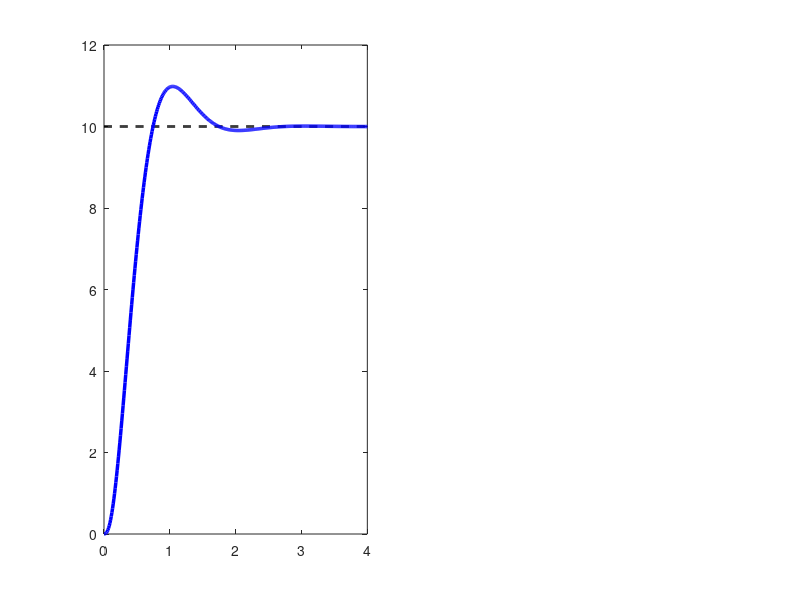

MATLAB code for this plot: (Note: this script raises an error after producing the figure.)
% =========================================================================
% Cap. 07 — ASIGNACIÓN DE POLOS EN DOMINIO Z (3x3, planta real)
% -------------------------------------------------------------------------
% Propósito  : Asignar polos por realimentación de estados sobre el
%              modelo discreto 3x3 del motor real (vía c2d/ZOH), calcular
%              K_z con `place` y pre-compensar con K_dc. Listo para
%              portar a un microcontrolador.
% Aplicación : Motor BDC, salida = posición angular θ, C = [0 0 1].
% Parámetros : Planta real (Ra=11, La=0.008, Kb=0.0014, Je=7.56e-4, Be=1e-5).
% Muestreo   : Ts = 10 ms.
% Entradas   : Mp, tp, Ts, Ref_grados (referencia en grados → rad).
% Salidas    : K_z, K_dc, polos LC en z, figura con respuesta al escalón
%              + esfuerzo de control + plano z.
% Doc        : docs/07_control_estados_digital.md
% =========================================================================

clear; clc; close all;

disp('=========================================================================');
disp('   Diseño de Control Moderno Digital: Asignación de Polos en Dominio Z   ');
disp('=========================================================================');

%% 1. ESPECIFICACIONES DE DISEÑO Y MUESTREO
% Parámetros configurables por el usuario / ingeniero
Mp = 0.10;         % Sobreimpulso máximo (Ej: 0.40 = 40%)
tp = 1;           % Tiempo pico deseado (s)
Ts = 0.01;         % Tiempo de muestreo: 10 ms
Ref_grados = 10;   % Ángulo objetivo en estado estacionario (Grados)

Ref_rad = deg2rad(Ref_grados); % Conversión obligatoria al SI para la matemática

fprintf('--- 1. Especificaciones ---\n');
fprintf('Sobreimpulso (Mp) : %.0f%%\n', Mp*100);
fprintf('Tiempo pico (tp)  : %.4f s\n', tp);
fprintf('Tiempo de muestreo: %.3f s\n', Ts);
fprintf('Objetivo (Ref)    : %.2f Grados (%.4f Radianes)\n\n', Ref_grados, Ref_rad);

%% 2. MODELO DE LA PLANTA (CONTINUO -> DISCRETO)
% Parámetros físicos
Ra = 11; La = 0.008; Kb = 0.0014; Je = 0.000756; Be = 0.00001;

A = [-Ra/La, -Kb/La,  0 ; 
      Kb/Je, -Be/Je,  0 ;
          0,      1,  0 ]; 

B = [1/La ; 0 ; 0 ];
C = [0, 0, 1];   % ¡Ojo! Solo medimos la posición (Estado 3)
D = 0;

sys_c = ss(A, B, C, D);

% Discretización exacta (ZOH)
sys_d = c2d(sys_c, Ts, 'zoh');

Ad = sys_d.A;  
Bd = sys_d.B;  
Cd = sys_d.C;
Dd = sys_d.D;
n_estados = size(Ad, 1);

%% 3. ANÁLISIS DE CONTROLABILIDAD Y OBSERVABILIDAD
disp('--- 2. Análisis de Propiedades del Sistema ---');

Co = ctrb(Ad, Bd);
if rank(Co) == n_estados
    disp('[OK] El sistema es completamente CONTROLABLE.');
else
    error('[ERROR] Sistema NO controlable.');
end

Ob = obsv(Ad, Cd);
if rank(Ob) == n_estados
    disp('[OK] El sistema es completamente OBSERVABLE.');
else
    disp('[ADVERTENCIA] Sistema NO es completamente observable.');
end
disp(' ');

%% 4. CÁLCULO DE POLOS (MAPEO DE S A Z)
zeta = -log(Mp) / sqrt(pi^2 + (log(Mp))^2);
wn = pi / (tp * sqrt(1 - zeta^2));

sigma = zeta * wn;
wd = wn * sqrt(1 - zeta^2);

s1 = -sigma + 1i*wd; 
s2 = -sigma - 1i*wd;
s3 = -10 * sigma; % Polo dominante alejado 

% Mapeo de S a Z (z = exp(s*Ts))
z1 = exp(s1 * Ts);
z2 = exp(s2 * Ts);
z3 = exp(s3 * Ts);
P_z = [z1; z2; z3];

disp('--- 3. Polos Calculados ---');
fprintf('Polo Discreto z1, z2 : %.4f +/- %.4fi\n', real(z1), imag(z1));
fprintf('Polo Discreto z3     : %.4f\n\n', z3);

%% 5. DISEÑO DEL CONTROLADOR DIGITAL
K_z = place(Ad, Bd, P_z);
A_cl_z = Ad - Bd*K_z;
sys_cl_z_sin_ajuste = ss(A_cl_z, Bd, Cd, Dd, Ts);

% Pre-compensador para garantizar error cero en estado estacionario
K_dc = 1 / dcgain(sys_cl_z_sin_ajuste); 

disp('--- 4. Ganancias del Microcontrolador ---');
fprintf('Vector Kz (Realimentación) : [%.4f, %.4f, %.4f]\n', K_z(1), K_z(2), K_z(3));
fprintf('Ganancia K_dc (Pre-comp)   : %.4f\n\n', K_dc);

%% 6. SIMULACIÓN DIGITAL DINÁMICA
% TRUCO DE PROFESOR: El tiempo de simulación se ajusta al 'tp'
% Un sistema de 2do orden se asienta aprox en 4 o 5 veces el tp.
t_end = 4 * tp; 
t_sim = 0:Ts:t_end;
N = length(t_sim);

% El vector de referencia usa radianes internamente
Referencia_rad = Ref_rad * ones(1, N); 

x = zeros(3, N);
y_rad = zeros(1, N);
u = zeros(1, N);

for k = 1:N-1
    y_rad(k) = Cd * x(:, k);
    u(k) = -K_z * x(:, k) + K_dc * Referencia_rad(k);
    x(:, k+1) = Ad * x(:, k) + Bd * u(k);
end
y_rad(N) = Cd * x(:, N);
u(N) = -K_z * x(:, N) + K_dc * Referencia_rad(N);

%% 7. GRÁFICOS Y VALIDACIÓN MEJORADA
% Conversión de la salida matemática a Grados para el usuario
y_grados = rad2deg(y_rad);
Referencia_grados = rad2deg(Referencia_rad);

figure('Name', sprintf('Control Digital Z - Ref: %.1f° | tp: %.1fs', Ref_grados, tp), 'Position', [100, 100, 1000, 450], 'Color', 'w');

% --- Gráfico 1: Posición en GRADOS ---
ax1 = subplot(1,2,1);
plot(t_sim, Referencia_grados, 'k--', 'LineWidth', 2); hold on;
plot(t_sim, y_grados, 'b-', 'LineWidth', 2.5);

% Línea vertical dinámica para tp
xline(tp, 'm:', sprintf('tp = %.2fs', tp), 'LabelVerticalAlignment', 'bottom', 'LineWidth', 1.5, 'FontSize', 10);

title(sprintf('1. Posición Angular (Objetivo: %.1f°)', Ref_grados), 'FontSize', 12);
xlabel('Tiempo (s)', 'FontWeight', 'bold'); 
ylabel('Posición (Grados °)', 'FontWeight', 'bold');
legend('Referencia', 'Posición del Eje', 'Location', 'SouthEast');
grid on; ax1.GridAlpha = 0.4;
xlim([0, t_end]);
% Ajuste dinámico del eje Y para que el sobreimpulso se vea limpio
ylim([0, Ref_grados * (1 + Mp + 0.15)]); 

% --- Gráfico 2: Voltaje (Esfuerzo de Control) ---
ax2 = subplot(1,2,2);
stairs(t_sim, u, 'r', 'LineWidth', 1.5); hold on;
yline(0, 'k-', 'HandleVisibility','off');

title('2. Esfuerzo de Control (Voltaje V_a)', 'FontSize', 12);
xlabel('Tiempo (s)', 'FontWeight', 'bold'); 
ylabel('Voltaje (V)', 'FontWeight', 'bold');
legend('PWM Discreto (ZOH)', 'Location', 'NorthEast');
grid on; ax2.GridAlpha = 0.4;
xlim([0, t_end]);

% Enlace de ejes X para hacer zoom simultáneo
linkaxes([ax1, ax2], 'x');

%% 8. REPORTE NUMÉRICO FINAL
% Usamos los radianes para que la matemática de stepinfo no falle con escalas
info_real = stepinfo(y_rad, t_sim, Referencia_rad(end));
disp('--- 5. Verificación de Resultados ---');
fprintf('Sobreimpulso Obtenido: %.2f %% (Esperado: %.2f %%)\n', info_real.Overshoot, Mp*100);
fprintf('Tiempo Pico Obtenido : %.4f s (Esperado: %.4f s)\n', info_real.PeakTime, tp);
